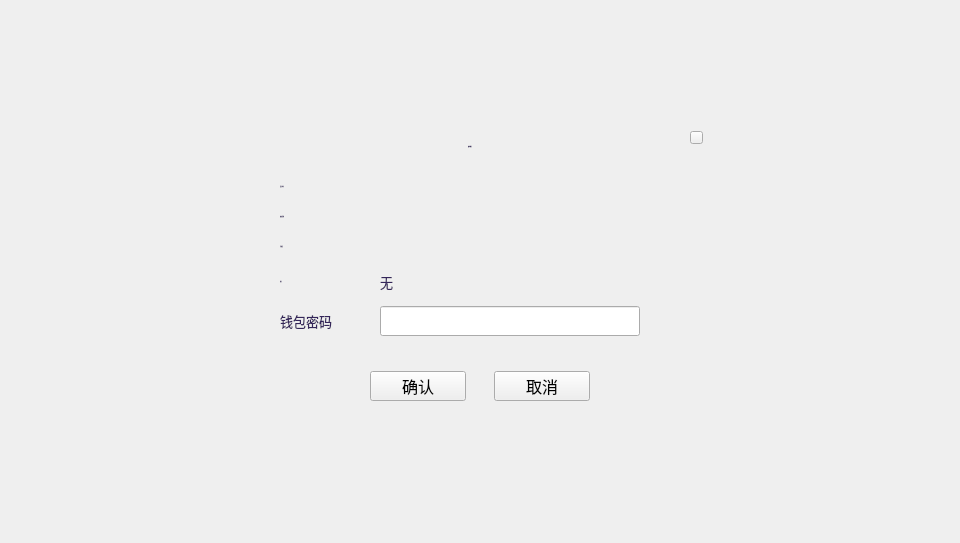
<?xml version="1.0" encoding="UTF-8"?>
<ui version="4.0">
 <class>TransferConfirmDialog</class>
 <widget class="QDialog" name="TransferConfirmDialog">
  <property name="geometry">
   <rect>
    <x>0</x>
    <y>0</y>
    <width>960</width>
    <height>543</height>
   </rect>
  </property>
  <property name="font">
   <font>
    <family>Microsoft YaHei UI Light</family>
   </font>
  </property>
  <property name="windowTitle">
   <string>Dialog</string>
  </property>
  <widget class="QWidget" name="widget" native="true">
   <property name="geometry">
    <rect>
     <x>0</x>
     <y>0</y>
     <width>960</width>
     <height>543</height>
    </rect>
   </property>
   <widget class="QWidget" name="containerWidget" native="true">
    <property name="geometry">
     <rect>
      <x>240</x>
      <y>111</y>
      <width>480</width>
      <height>320</height>
     </rect>
    </property>
    <property name="font">
     <font>
      <family>Microsoft YaHei UI Light</family>
      <pointsize>10</pointsize>
     </font>
    </property>
    <widget class="QLineEdit" name="pwdLineEdit">
     <property name="geometry">
      <rect>
       <x>140</x>
       <y>195</y>
       <width>260</width>
       <height>30</height>
      </rect>
     </property>
     <property name="echoMode">
      <enum>QLineEdit::Password</enum>
     </property>
    </widget>
    <widget class="QLabel" name="tipLabel2">
     <property name="geometry">
      <rect>
       <x>148</x>
       <y>230</y>
       <width>200</width>
       <height>24</height>
      </rect>
     </property>
     <property name="text">
      <string/>
     </property>
    </widget>
    <widget class="QToolButton" name="okBtn">
     <property name="geometry">
      <rect>
       <x>130</x>
       <y>260</y>
       <width>96</width>
       <height>30</height>
      </rect>
     </property>
     <property name="font">
      <font>
       <pointsize>12</pointsize>
      </font>
     </property>
     <property name="cursor">
      <cursorShape>PointingHandCursor</cursorShape>
     </property>
     <property name="styleSheet">
      <string notr="true"/>
     </property>
     <property name="text">
      <string>确认</string>
     </property>
    </widget>
    <widget class="QLabel" name="label_2">
     <property name="geometry">
      <rect>
       <x>40</x>
       <y>65</y>
       <width>81</width>
       <height>21</height>
      </rect>
     </property>
     <property name="font">
      <font>
       <family>Microsoft YaHei UI Light</family>
       <pointsize>-1</pointsize>
       <weight>50</weight>
       <italic>false</italic>
       <bold>false</bold>
      </font>
     </property>
     <property name="styleSheet">
      <string notr="true">color: rgb(52,37,90);
font: 12px &quot;Microsoft YaHei UI Light&quot;;</string>
     </property>
     <property name="text">
      <string>发往地址:</string>
     </property>
     <property name="alignment">
      <set>Qt::AlignLeading|Qt::AlignLeft|Qt::AlignVCenter</set>
     </property>
    </widget>
    <widget class="QLabel" name="label_6">
     <property name="geometry">
      <rect>
       <x>40</x>
       <y>195</y>
       <width>80</width>
       <height>30</height>
      </rect>
     </property>
     <property name="styleSheet">
      <string notr="true">color: rgb(52,37,90);
font: 12px &quot;Microsoft YaHei UI Light&quot;;</string>
     </property>
     <property name="text">
      <string>钱包密码</string>
     </property>
     <property name="alignment">
      <set>Qt::AlignLeading|Qt::AlignLeft|Qt::AlignVCenter</set>
     </property>
    </widget>
    <widget class="QLabel" name="label_5">
     <property name="geometry">
      <rect>
       <x>40</x>
       <y>160</y>
       <width>80</width>
       <height>21</height>
      </rect>
     </property>
     <property name="font">
      <font>
       <family>Microsoft YaHei UI Light</family>
       <pointsize>-1</pointsize>
       <weight>50</weight>
       <italic>false</italic>
       <bold>false</bold>
      </font>
     </property>
     <property name="styleSheet">
      <string notr="true">color: rgb(52,37,90);
font: 12px &quot;Microsoft YaHei UI Light&quot;;</string>
     </property>
     <property name="text">
      <string>备注:</string>
     </property>
     <property name="alignment">
      <set>Qt::AlignLeading|Qt::AlignLeft|Qt::AlignVCenter</set>
     </property>
    </widget>
    <widget class="QLabel" name="feeLabel">
     <property name="geometry">
      <rect>
       <x>140</x>
       <y>125</y>
       <width>241</width>
       <height>21</height>
      </rect>
     </property>
     <property name="styleSheet">
      <string notr="true">color: rgb(51, 51, 51);
font: 13px &quot;Microsoft YaHei UI Light&quot;;</string>
     </property>
     <property name="text">
      <string/>
     </property>
    </widget>
    <widget class="QLabel" name="label_3">
     <property name="geometry">
      <rect>
       <x>40</x>
       <y>95</y>
       <width>80</width>
       <height>21</height>
      </rect>
     </property>
     <property name="font">
      <font>
       <family>Microsoft YaHei UI Light</family>
       <pointsize>-1</pointsize>
       <weight>50</weight>
       <italic>false</italic>
       <bold>false</bold>
      </font>
     </property>
     <property name="styleSheet">
      <string notr="true">color: rgb(52,37,90);
font: 12px &quot;Microsoft YaHei UI Light&quot;;</string>
     </property>
     <property name="text">
      <string>转账金额:</string>
     </property>
     <property name="alignment">
      <set>Qt::AlignLeading|Qt::AlignLeft|Qt::AlignVCenter</set>
     </property>
    </widget>
    <widget class="QLabel" name="remarkLabel">
     <property name="geometry">
      <rect>
       <x>140</x>
       <y>160</y>
       <width>260</width>
       <height>21</height>
      </rect>
     </property>
     <property name="styleSheet">
      <string notr="true">color: rgb(52,37,90);
font: 12px &quot;Microsoft YaHei UI Light&quot;;</string>
     </property>
     <property name="text">
      <string>无</string>
     </property>
    </widget>
    <widget class="QLabel" name="label">
     <property name="geometry">
      <rect>
       <x>130</x>
       <y>20</y>
       <width>200</width>
       <height>30</height>
      </rect>
     </property>
     <property name="font">
      <font>
       <family>微软雅黑</family>
       <pointsize>-1</pointsize>
       <weight>50</weight>
       <italic>false</italic>
       <bold>false</bold>
      </font>
     </property>
     <property name="styleSheet">
      <string notr="true">font: 14px &quot;微软雅黑&quot;;
color: rgb(52,37,90);</string>
     </property>
     <property name="text">
      <string>账单确认</string>
     </property>
     <property name="alignment">
      <set>Qt::AlignCenter</set>
     </property>
    </widget>
    <widget class="QToolButton" name="cancelBtn">
     <property name="geometry">
      <rect>
       <x>254</x>
       <y>260</y>
       <width>96</width>
       <height>30</height>
      </rect>
     </property>
     <property name="font">
      <font>
       <pointsize>12</pointsize>
      </font>
     </property>
     <property name="cursor">
      <cursorShape>PointingHandCursor</cursorShape>
     </property>
     <property name="styleSheet">
      <string notr="true"/>
     </property>
     <property name="text">
      <string>取消</string>
     </property>
    </widget>
    <widget class="QLabel" name="label_4">
     <property name="geometry">
      <rect>
       <x>40</x>
       <y>125</y>
       <width>80</width>
       <height>21</height>
      </rect>
     </property>
     <property name="font">
      <font>
       <family>Microsoft YaHei UI Light</family>
       <pointsize>-1</pointsize>
       <weight>50</weight>
       <italic>false</italic>
       <bold>false</bold>
      </font>
     </property>
     <property name="styleSheet">
      <string notr="true">color: rgb(52,37,90);
font: 12px &quot;Microsoft YaHei UI Light&quot;;</string>
     </property>
     <property name="text">
      <string>手续费:</string>
     </property>
     <property name="alignment">
      <set>Qt::AlignLeading|Qt::AlignLeft|Qt::AlignVCenter</set>
     </property>
    </widget>
    <widget class="QLabel" name="addressLabel">
     <property name="geometry">
      <rect>
       <x>140</x>
       <y>65</y>
       <width>331</width>
       <height>21</height>
      </rect>
     </property>
     <property name="styleSheet">
      <string notr="true">QLabel{color: rgb(52,37,90);
font: 12px &quot;Microsoft YaHei UI Light&quot;;}</string>
     </property>
     <property name="text">
      <string/>
     </property>
     <property name="textInteractionFlags">
      <set>Qt::LinksAccessibleByMouse|Qt::TextSelectableByMouse</set>
     </property>
    </widget>
    <widget class="QLabel" name="amountLabel">
     <property name="geometry">
      <rect>
       <x>140</x>
       <y>95</y>
       <width>241</width>
       <height>21</height>
      </rect>
     </property>
     <property name="styleSheet">
      <string notr="true">color: rgb(51, 51, 51);
font: 13px &quot;Microsoft YaHei UI Light&quot;;</string>
     </property>
     <property name="text">
      <string/>
     </property>
    </widget>
    <widget class="QToolButton" name="closeBtn">
     <property name="geometry">
      <rect>
       <x>450</x>
       <y>20</y>
       <width>13</width>
       <height>13</height>
      </rect>
     </property>
     <property name="cursor">
      <cursorShape>PointingHandCursor</cursorShape>
     </property>
     <property name="focusPolicy">
      <enum>Qt::NoFocus</enum>
     </property>
     <property name="text">
      <string/>
     </property>
    </widget>
   </widget>
  </widget>
 </widget>
 <resources/>
 <connections/>
</ui>
